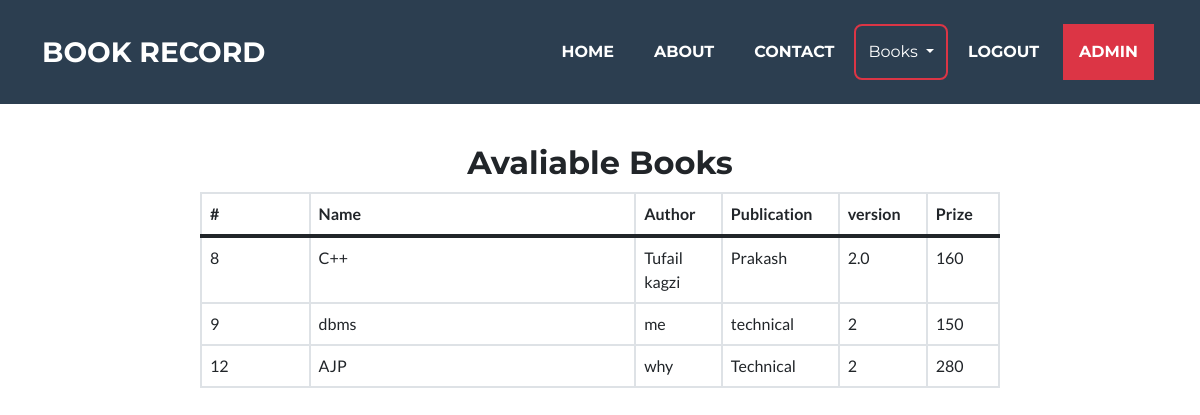
The app's page /displayBook.php (signed in) with its own data.
### tables this page shows
CREATE TABLE `books` (
  `name` varchar(50) NOT NULL,
  `author` varchar(50) NOT NULL,
  `publication` varchar(50) NOT NULL,
  `version` varchar(50) NOT NULL,
  `prize` varchar(20) NOT NULL,
  `description` varchar(600) NOT NULL,
  `id` int(11) NOT NULL
);

### displayBook.php (the view, shortened to what this page needs)
<?php
$name = $_SESSION['uname'];
?>
<!DOCTYPE html>
<html lang="en">
<head>
	<link href="css/index-styles.css" rel="stylesheet" />
</head>
<body id="page-top">
	<nav class="navbar navbar-expand-lg bg-secondary text-uppercase fixed-top" id="mainNav">
		<div class="container">
			<a class="navbar-brand" href="#page-top">Book Record</a>
			<div class="collapse navbar-collapse" id="navbarResponsive">
				<ul class="navbar-nav ms-auto">
					<li class="nav-item mx-0 mx-lg-1"><a class="nav-link py-3 px-0 px-lg-3 rounded"
							href="index.php">Home</a></li>
					<li class="nav-item mx-0 mx-lg-1"><a class="nav-link py-3 px-0 px-lg-3 rounded"
							href="http://localhost/AJP_min/index.php#about">About</a></li>
					<li class="nav-item mx-0 mx-lg-1"><a class="nav-link py-3 px-0 px-lg-3 rounded"
							href="http://localhost/AJP_min/index.php#contact">Contact</a></li>
					<div class="btn-group">
						<button type="button" style="background-color: #2C3E50;" class="btn btn-danger dropdown-toggle"
							data-bs-toggle="dropdown" aria-expanded="false">
							Books
						</button>
					</div>
					<li class="nav-item mx-0 mx-lg-1"><a class="nav-link py-3 px-0 px-lg-3 rounded"
							href="logout.php">Logout</a></li>
					<li class="nav-item mx-0 mx-lg-1 bg-danger"><a class="nav-link py-3 px-0 px-lg-3 rounded"
							href="logout"><?php echo $name; ?></a></li>
				</ul>
			</div>
		</div>
	</nav>
	<br><br><br><br><br><br>
	<center>
	<h2 style="margin-bottom: 10px;">Avaliable Books</h2>
	</center>
	<div class="row">
		<center>
			<div class="col-md-8 col-sm-12">
				<div class="table-responsive">
					<table class="table table-bordered table-hover mb-0">
						<thead>
							<tr>
								<th style="width: 10%;">#</th>
								<th style="width: 30%;">Name</th>
								<th style="width: 6%;">Author</th>
								<th style="width: 6%;">Publication</th>
								<th style="width: 6%;">version</th>
								<th style="width: 6%;">Prize</th>
							</tr>
						</thead>
						<tbody>
							<?php
							include 'dbconnect.php';
							$sql = "SELECT * FROM books";
							$result = $conn->query($sql);
							if ($result->num_rows > 0) {
								while ($rows = $result->fetch_assoc()) {
									echo "<tr>";
									echo "<td>" . $rows['id'] . "</td>";
									echo "<td>" . $rows['name'] . "</td>";
									echo "<td>" . $rows['author'] . "</td>";
									echo "<td>" . $rows['publication'] . "</td>";
									echo "<td>" . $rows['version'] . "</td>";
									echo "<td>" . $rows['prize'] . "</td>";
									echo "</tr>";
								}
							}
							?>
						</tbody>
					</table>
</body>
</html>

### records on screen
books: id "8", name "C++", author "Tufail kagzi", publication "Prakash", version "2.0", prize "160"
books: id "9", name "dbms", author "me", publication "technical", version "2", prize "150"
books: id "12", name "AJP", author "why", publication "Technical", version "2", prize "280"

### other values on screen
$name "ADMIN"
